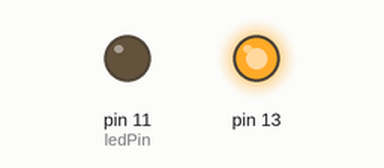
Simulated run of this sketch. Board: Arduino Uno, built with avr-gcc and run on an emulated ATmega328P. Parts: output pins drawn as LEDs (lit = HIGH).

Above: at 0.05 s.
At 2.55 s:
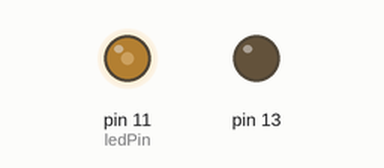
At 3.8 s:
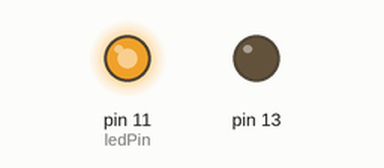
At 5.1 s:
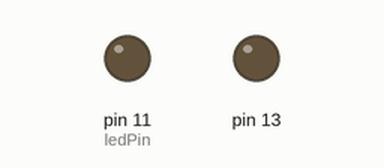
Timing chart, 0 to 6.7 s (numbered marks = the images above):
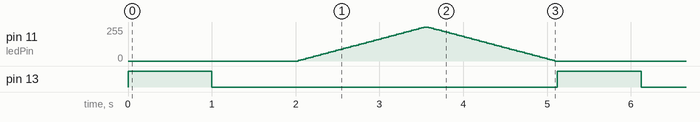

Measured:
- by itself, pin 13: alternates HIGH for 1.0 s and LOW for 4.1 s

The sketch:

05_blink_fading_delay.ino
```cpp
int ledPin = 11;

void setup() {
  pinMode(13, OUTPUT);
}

void loop() {
  digitalWrite(13, HIGH);
  delay(1000);
  digitalWrite(13, LOW);
  delay(1000);

  for (int fadeValue = 0 ; fadeValue <= 255; fadeValue += 5) {
	analogWrite(ledPin, fadeValue);
	delay(30);
  }
  for (int fadeValue = 255 ; fadeValue >= 0; fadeValue -= 5) {
	analogWrite(ledPin, fadeValue);
	delay(30);
  }
}
```
